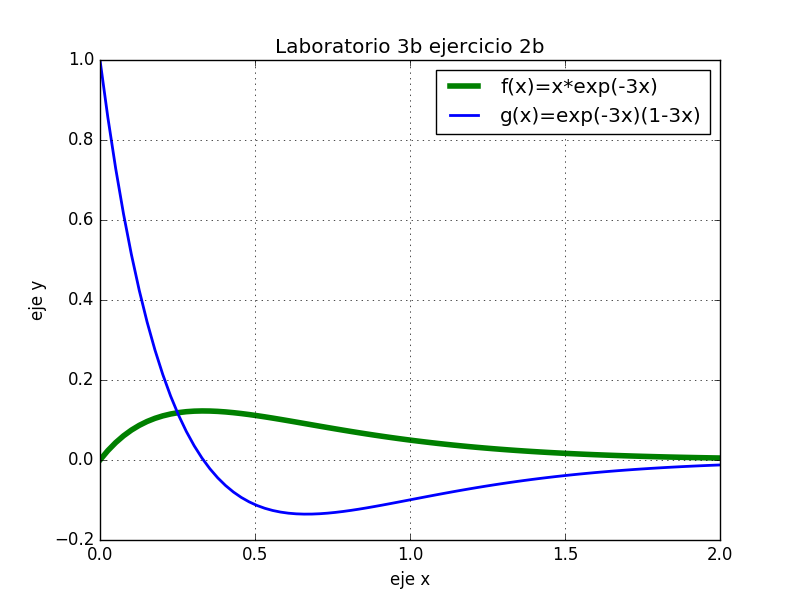

The Python source for this figure:
#Karla Ivonne Serrano Arevalo
#Ejerercicio 2.b
#Diciembre 2016

import matplotlib.pyplot as plt 
import numpy as np
import math

x=np.linspace(0,2,80)
y=x*math.e**(-3*x)
z=math.e**(-3*x)*(1-3*x)
plt.plot(x,y,linewidth=4, color='g',label='f(x)=x*exp(-3x)')
plt.plot(x,z,linewidth=2, color='b',label='g(x)=exp(-3x)(1-3x)')
plt.legend()
plt.title('Laboratorio 3b ejercicio 2b')
plt.xlabel('eje x')
plt.ylabel('eje y')
plt.grid(True)
plt.show()
